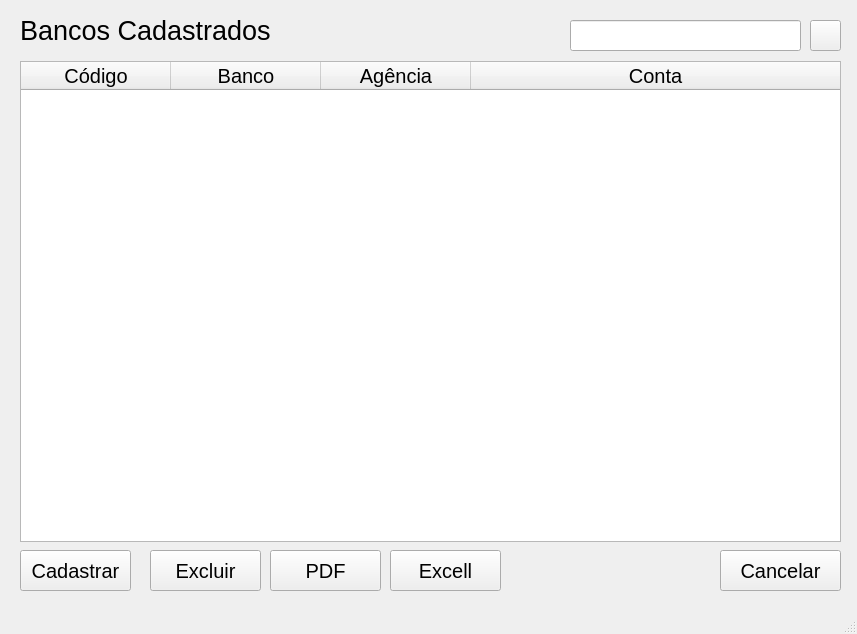
<?xml version="1.0" encoding="UTF-8"?>
<ui version="4.0">
 <class>MainWindow</class>
 <widget class="QMainWindow" name="MainWindow">
  <property name="geometry">
   <rect>
    <x>0</x>
    <y>0</y>
    <width>857</width>
    <height>634</height>
   </rect>
  </property>
  <property name="windowTitle">
   <string>MainWindow</string>
  </property>
  <widget class="QWidget" name="centralwidget">
   <widget class="QTableWidget" name="tbview_bancos">
    <property name="geometry">
     <rect>
      <x>20</x>
      <y>61</y>
      <width>821</width>
      <height>481</height>
     </rect>
    </property>
    <attribute name="horizontalHeaderDefaultSectionSize">
     <number>150</number>
    </attribute>
    <attribute name="horizontalHeaderStretchLastSection">
     <bool>true</bool>
    </attribute>
    <column>
     <property name="text">
      <string>Código</string>
     </property>
     <property name="font">
      <font>
       <pointsize>15</pointsize>
      </font>
     </property>
    </column>
    <column>
     <property name="text">
      <string>Banco</string>
     </property>
     <property name="font">
      <font>
       <pointsize>15</pointsize>
      </font>
     </property>
    </column>
    <column>
     <property name="text">
      <string>Agência</string>
     </property>
     <property name="font">
      <font>
       <pointsize>15</pointsize>
      </font>
     </property>
    </column>
    <column>
     <property name="text">
      <string>Conta</string>
     </property>
     <property name="font">
      <font>
       <pointsize>15</pointsize>
      </font>
     </property>
    </column>
   </widget>
   <widget class="QLineEdit" name="edtConsultar">
    <property name="geometry">
     <rect>
      <x>570</x>
      <y>20</y>
      <width>231</width>
      <height>31</height>
     </rect>
    </property>
   </widget>
   <widget class="QPushButton" name="btnConsultar">
    <property name="geometry">
     <rect>
      <x>810</x>
      <y>20</y>
      <width>31</width>
      <height>31</height>
     </rect>
    </property>
    <property name="text">
     <string/>
    </property>
    <property name="icon">
     <iconset>
      <normaloff>btnPesquisar.png</normaloff>btnPesquisar.png</iconset>
    </property>
   </widget>
   <widget class="QLabel" name="txtLancamento">
    <property name="geometry">
     <rect>
      <x>20</x>
      <y>10</y>
      <width>251</width>
      <height>41</height>
     </rect>
    </property>
    <property name="font">
     <font>
      <pointsize>20</pointsize>
     </font>
    </property>
    <property name="text">
     <string>Bancos Cadastrados</string>
    </property>
   </widget>
   <widget class="QPushButton" name="btnCadastrar">
    <property name="geometry">
     <rect>
      <x>20</x>
      <y>550</y>
      <width>111</width>
      <height>41</height>
     </rect>
    </property>
    <property name="font">
     <font>
      <pointsize>15</pointsize>
      <stylestrategy>PreferAntialias</stylestrategy>
     </font>
    </property>
    <property name="text">
     <string>Cadastrar</string>
    </property>
   </widget>
   <widget class="QPushButton" name="btnExcell">
    <property name="geometry">
     <rect>
      <x>390</x>
      <y>550</y>
      <width>111</width>
      <height>41</height>
     </rect>
    </property>
    <property name="font">
     <font>
      <pointsize>15</pointsize>
     </font>
    </property>
    <property name="text">
     <string>Excell</string>
    </property>
   </widget>
   <widget class="QPushButton" name="btnExcluir">
    <property name="geometry">
     <rect>
      <x>150</x>
      <y>550</y>
      <width>111</width>
      <height>41</height>
     </rect>
    </property>
    <property name="font">
     <font>
      <pointsize>15</pointsize>
     </font>
    </property>
    <property name="text">
     <string>Excluir</string>
    </property>
   </widget>
   <widget class="QPushButton" name="btnPdf">
    <property name="geometry">
     <rect>
      <x>270</x>
      <y>550</y>
      <width>111</width>
      <height>41</height>
     </rect>
    </property>
    <property name="font">
     <font>
      <pointsize>15</pointsize>
     </font>
    </property>
    <property name="text">
     <string>PDF</string>
    </property>
   </widget>
   <widget class="QPushButton" name="btnCancelar">
    <property name="geometry">
     <rect>
      <x>720</x>
      <y>550</y>
      <width>121</width>
      <height>41</height>
     </rect>
    </property>
    <property name="font">
     <font>
      <pointsize>15</pointsize>
     </font>
    </property>
    <property name="text">
     <string>Cancelar</string>
    </property>
   </widget>
  </widget>
  <widget class="QMenuBar" name="menubar">
   <property name="geometry">
    <rect>
     <x>0</x>
     <y>0</y>
     <width>857</width>
     <height>21</height>
    </rect>
   </property>
  </widget>
  <widget class="QStatusBar" name="statusbar"/>
 </widget>
 <resources/>
 <connections/>
</ui>
